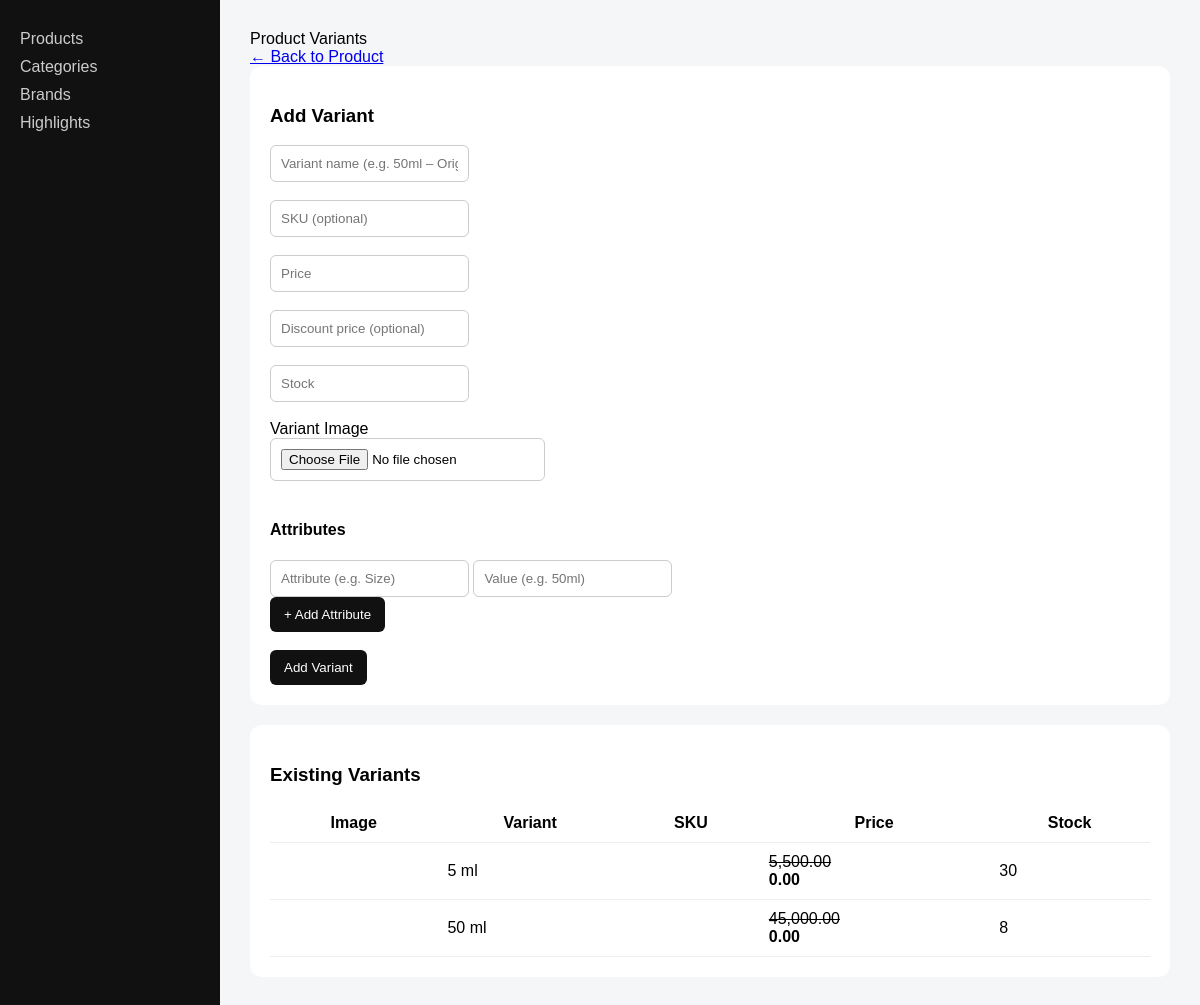
The app's page /admin/product_variants.php?product_id=197 (signed in) with its own data.
### tables this page shows
CREATE TABLE `product_variants` (
  `id` int(11) NOT NULL,
  `product_id` int(11) NOT NULL,
  `variant_name` varchar(150) DEFAULT NULL,
  `sku` varchar(100) DEFAULT NULL,
  `barcode` varchar(100) DEFAULT NULL,
  `image_path` varchar(255) DEFAULT NULL,
  `price` decimal(10,2) NOT NULL,
  `discount_price` decimal(10,2) DEFAULT NULL,
  `on_sale` tinyint(1) NOT NULL DEFAULT 0,
  `stock` int(11) NOT NULL DEFAULT 0,
  `is_default` tinyint(1) DEFAULT 0,
  `created_at` timestamp NULL DEFAULT current_timestamp(),
  `updated_at` timestamp NULL DEFAULT current_timestamp() ON UPDATE current_timestamp()
);

### admin/product_variants.php (the view, shortened to what this page needs)
<?php
require_once __DIR__ . '/admin_header.php';
$productId = (int)($_GET['product_id'] ?? 0);
$variants = $mysqli->query("
    SELECT *
    FROM product_variants
    WHERE product_id = {$productId}
    ORDER BY id DESC
");
?>
<div class="topbar">
    <div class="title">Product Variants</div>
    <a class="btn-link" href="product_edit.php?id=<?= $productId ?>">← Back to Product</a>
</div>
<div class="card">
<h3>Add Variant</h3>
<form method="post" enctype="multipart/form-data">
    <input name="variant_name" placeholder="Variant name (e.g. 50ml – Original)" required><br><br>
    <input name="sku" placeholder="SKU (optional)"><br><br>
    <input type="number" step="0.01" name="price" placeholder="Price" required><br><br>
    <input type="number" step="0.01" name="discount_price" placeholder="Discount price (optional)"><br><br>
    <input type="number" name="stock" placeholder="Stock" required><br><br>
    <label>Variant Image</label><br>
    <input type="file" name="image" accept="image/*"><br><br>
    <h4>Attributes</h4>
    <div id="attrs">
        <div class="form-row">
            <input name="attr_name[]" placeholder="Attribute (e.g. Size)">
            <input name="attr_value[]" placeholder="Value (e.g. 50ml)">
        </div>
    </div>
    <button type="button" onclick="addAttr()">+ Add Attribute</button><br><br>
    <button>Add Variant</button>
</form>
</div>
<div class="card">
<h3>Existing Variants</h3>
<table class="table">
<tr>
    <th>Image</th>
    <th>Variant</th>
    <th>SKU</th>
    <th>Price</th>
    <th>Stock</th>
</tr>
<?php while ($v = $variants->fetch_assoc()): ?>
<tr>
    <td>
    </td>
    <td><?= htmlspecialchars($v['variant_name']) ?></td>
    <td><?= htmlspecialchars($v['sku']) ?></td>
    <td>
        <?php if ($v['discount_price'] !== null && $v['discount_price'] < $v['price']): ?>
            <del><?= number_format($v['price'],2) ?></del><br>
            <strong><?= number_format($v['discount_price'],2) ?></strong>
        <?php else: ?>
            <?= number_format($v['price'],2) ?>
        <?php endif; ?>
    </td>
    <td><?= (int)$v['stock'] ?></td>
</tr>
<?php endwhile; ?>
</table>
</div>
<?php require_once __DIR__ . '/admin_footer.php'; ?>

### admin/admin_header.php (style rules this page uses)
* { box-sizing:border-box;font-family:Arial }
body { margin:0;background:#f4f6f8 }
.card { background:#fff;padding:20px;border-radius:12px;margin-bottom:20px }
table { width:100%;border-collapse:collapse }
th,td { padding:10px;border-bottom:1px solid #eee }
button { padding:10px 14px;background:#111;color:#fff;border:none;border-radius:6px }
input { padding:10px;border:1px solid #ccc;border-radius:6px }

### records on screen
product_variants: variant_name "5 ml", price "5,500.00", discount_price "0.00", stock "30"
product_variants: variant_name "50 ml", price "45,000.00", discount_price "0.00", stock "8"
